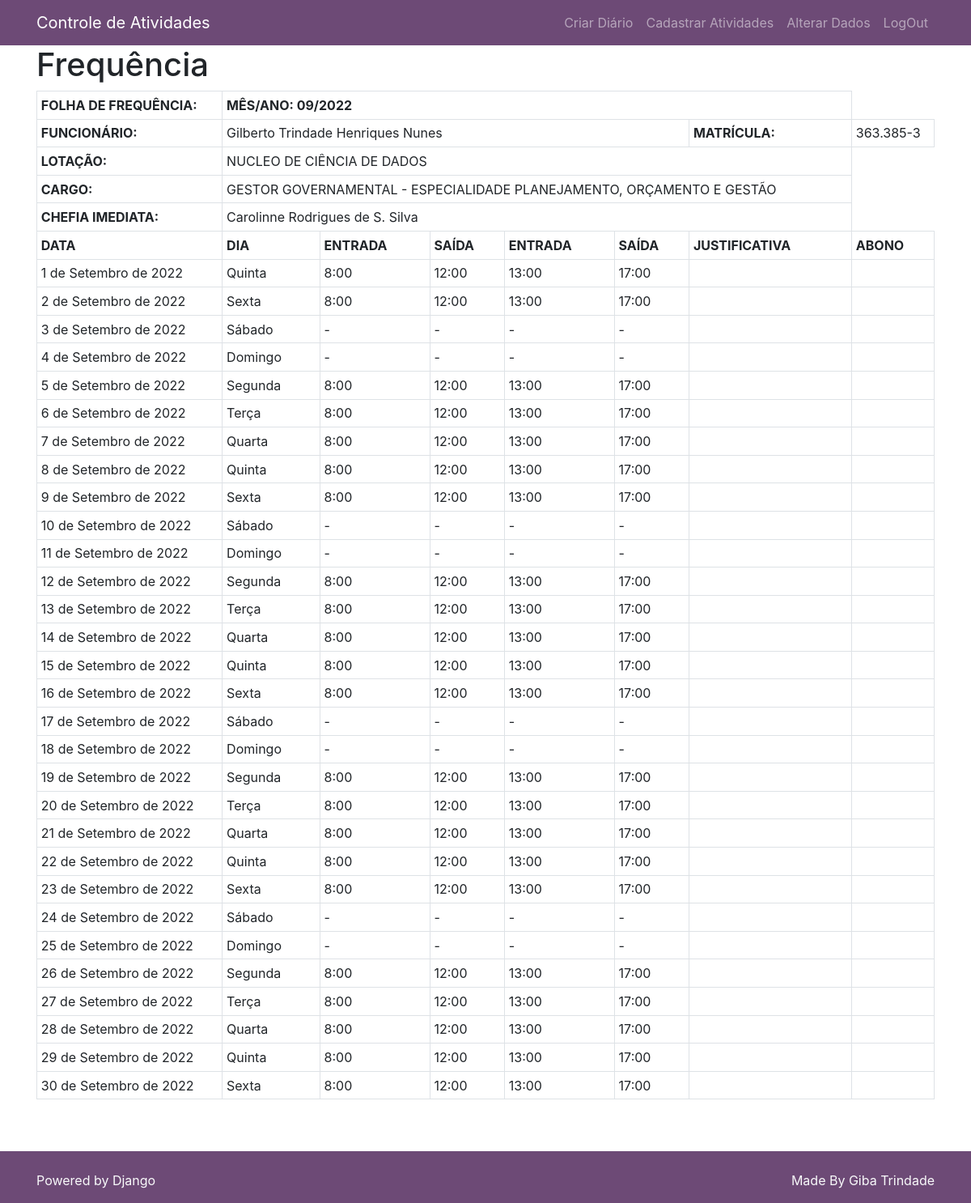
Page /frequencia/3 (signed in) on the committed database.
### diarioAtividades/models.py (models this page shows, shortened)
class Tabela(models.Model):
    anoAtual = datetime.datetime.now().year
    nome = models.CharField(max_length=50)
    mes = models.IntegerField(blank=False, null=False, validators=[MaxValueValidator(12), MinValueValidator(1)])
    ano = models.IntegerField(default=anoAtual, blank=False, null=False)
    autor = models.ForeignKey(User, on_delete=models.CASCADE)
    criada_em = models.DateField(default=timezone.now)

### accounts/models.py (models this page shows)
class User(AbstractUser):
    nome = models.CharField(default='***', max_length=100)
    sobrenome = models.CharField(default='***', max_length=100)
    matricula = models.CharField(default='***', max_length=9)
    chefia = models.CharField(default='***', max_length=100)
    setor = models.CharField(default='***', max_length=100)
    email = models.EmailField(default='a@b.com', null=False, blank=False)
    usuario = models.CharField(default='***', max_length=100)
    entrada = models.CharField(default='***', max_length=100)
    saidaAlmoco = models.CharField(default='***', max_length=100)
    voltaAlmoco = models.CharField(default='***', max_length=100)
    saida = models.CharField(default='***', max_length=100)

### controleFrequencia/views.py (the view)
# urls.py: path('frequencia/<int:pk>', GerarFrequencia.as_view(), name='gerar_frequencia'),
class GerarFrequencia(DetailView):
    model = Tabela
    template_name = 'frequencia.html'
    context_object_name = 'tabela'
    def get_context_data(self, **kwargs):
        context = super(GerarFrequencia, self).get_context_data(**kwargs)
        tabela = self.get_object()
        itensTabela = ItemTabela.objects.filter(tabela=tabela).order_by('data')
        context['itensTabela'] = itensTabela
        listaDiasRemoto=[]
        for item in itensTabela:
            listaDiasRemoto.append(item.data)
        context['listaDiasRemoto'] = listaDiasRemoto
        print(listaDiasRemoto)
        cal = calendar.Calendar()
        def iterMonth(year, month):
            for day in cal.itermonthdays(year, month):
                if day > 0:
                    yield datetime.date(year, month, day)
        listaDiasMes = []
        diasSemana = []
        ano = tabela.ano
        mes = tabela.mes
        for d in iterMonth(ano, mes):
            listaDiasMes.append(d)
            diaSemana = d.strftime("%A")
            if diaSemana == 'Monday':
                diasSemana.append("Segunda")
            elif diaSemana == 'Tuesday':
                diasSemana.append("Terça")
            elif diaSemana == 'Wednesday':
                diasSemana.append("Quarta")
            elif diaSemana == 'Thursday':
                diasSemana.append("Quinta")
            elif diaSemana == 'Friday':
                diasSemana.append("Sexta")
            elif diaSemana == 'Saturday':
                diasSemana.append("Sábado")
            else:
                diasSemana.append("Domingo")
        context['diasMes'] = listaDiasMes
        context['diasSemana'] = diasSemana
        diasMesSem = zip(listaDiasMes, diasSemana)
        context['diasMesSem'] = diasMesSem
        return context

### controleFrequencia/templates/frequencia.html
{% extends 'base.html' %}
{% block content %}
<h1>Frequência</h1>
<table class="table table-bordered table-sm " style="border: 1px;border-collapse: collapse;">
    <tr>
        <td><strong>FOLHA DE FREQUÊNCIA:</strong></td>
        <td colspan="6"><strong>MÊS/ANO:   {% if tabela.mes < 10 %}0{% endif %}{{ tabela.mes }}/{{tabela.ano}}</strong></td>
    <tr>
    <td colspan="1"><strong>FUNCIONÁRIO:</strong></td>
    <td colspan="5">{{ user.nome }} {{ user.sobrenome }}</td>
    <td colspan="1"><strong>MATRÍCULA:</strong></td>
    <td colspan="1">{{ user.matricula }}</td>
    </tr>
    </tr>
    <tr>
        <td><strong>LOTAÇÃO:</strong></td>
        <td colspan="6">{{ user.setor }}</td>
    </tr>
    <tr>
        <td><strong>CARGO:</strong></td>
        <td colspan="6">GESTOR GOVERNAMENTAL - ESPECIALIDADE PLANEJAMENTO, ORÇAMENTO E GESTÃO</td>
    </tr>
    <tr>
        <td><strong>CHEFIA IMEDIATA:</strong></td>
        <td colspan="6">{{ user.chefia }}</td>
    </tr>
    <tr>
        <td colspan="1"><strong>DATA</strong></td><td colspan="1"><strong>DIA</strong></td><td colspan="1"><strong>ENTRADA</strong></td>
        <td colspan="1"><strong>SAÍDA</strong></td><td colspan="1"><strong>ENTRADA</strong></td><td colspan="1"><strong>SAÍDA</strong></td>
        <td colspan="1"><strong>JUSTIFICATIVA</strong></td><td colspan="1"><strong>ABONO</strong></td>
    </tr>
    {% for diaMes, diaSem in diasMesSem %}
        <tr>
            <td>
                {{ diaMes }}
            </td>
            {% if diaMes in listaDiasRemoto or diaSem == 'Sábado' or diaSem == 'Domingo' %}
            <td>
                {{ diaSem }}
            </td>
            <td>
                -
            </td>
            <td>
                -
            </td>
            <td>
                -
            </td>
            <td>
                -
            </td>
            {% if diaMes in listaDiasRemoto %}
            <td>
                TRABALHO REMOTO (########)
            </td>
            <td>
            </td>
            {% else %}
            <td>
            </td>
            <td>
            </td>
            {% endif %}
            {% else %}
            <td>
                {{ diaSem }}
            </td>
            <td>
                {{ user.entrada }}
            </td>
            <td>
                {{ user.saidaAlmoco }}
            </td>
            <td>
                {{ user.voltaAlmoco }}
            </td>
            <td>
                {{ user.saida }}
            </td>
            <td>
            </td>
            <td>
            </td>
            {% endif %}
        </tr>
    {% endfor %}
</table>
{% endblock %}

### rows in the picture
Tabela: mes "9", ano "2022"
User: nome "Gilberto", sobrenome "Trindade Henriques Nunes", matricula "363.385-3", setor "NUCLEO DE CIÊNCIA DE DADOS", chefia "Carolinne Rodrigues de S. Silva", entrada "8:00" "8:00" "8:00" "8:00" "8:00" "8:00" "8:00" "8:00" "8:00" "8:00" "8:00" "8:00" "8:00" "8:00" "8:00" "8:00" "8:00" "8:00" "8:00" "8:00" "8:00" "8:00", saidaAlmoco "12:00" "12:00" "12:00" "12:00" "12:00" "12:00" "12:00" "12:00" "12:00" "12:00" "12:00" "12:00" "12:00" "12:00" "12:00" "12:00" "12:00" "12:00" "12:00" "12:00" "12:00" "12:00", voltaAlmoco "13:00" "13:00" "13:00" "13:00" "13:00" "13:00" "13:00" "13:00" "13:00" "13:00" "13:00" "13:00" "13:00" "13:00" "13:00" "13:00" "13:00" "13:00" "13:00" "13:00" "13:00" "13:00", saida "17:00" "17:00" "17:00" "17:00" "17:00" "17:00" "17:00" "17:00" "17:00" "17:00" "17:00" "17:00" "17:00" "17:00" "17:00" "17:00" "17:00" "17:00" "17:00" "17:00" "17:00" "17:00"

### other values in the picture
{{ diaMes }} "1 de Setembro de 2022" "2 de Setembro de 2022" "3 de Setembro de 2022" "4 de Setembro de 2022" "5 de Setembro de 2022" "6 de Setembro de 2022" "7 de Setembro de 2022" "8 de Setembro de 2022" "9 de Setembro de 2022" "10 de Setembro de 2022" "11 de Setembro de 2022" "12 de Setembro de 2022" "13 de Setembro de 2022" "14 de Setembro de 2022" "15 de Setembro de 2022" "16 de Setembro de 2022" "17 de Setembro de 2022" "18 de Setembro de 2022" "19 de Setembro de 2022" "20 de Setembro de 2022" "21 de Setembro de 2022" "22 de Setembro de 2022" "23 de Setembro de 2022" "24 de Setembro de 2022" "25 de Setembro de 2022" "26 de Setembro de 2022" "27 de Setembro de 2022" "28 de Setembro de 2022" "29 de Setembro de 2022" "30 de Setembro de 2022"
{{ diaSem }} "Quinta" "Sexta" "Segunda" "Terça" "Quarta" "Quinta" "Sexta" "Segunda" "Terça" "Quarta" "Quinta" "Sexta" "Segunda" "Terça" "Quarta" "Quinta" "Sexta" "Segunda" "Terça" "Quarta" "Quinta" "Sexta"
{{ diaSem }} "Sábado" "Domingo" "Sábado" "Domingo" "Sábado" "Domingo" "Sábado" "Domingo"
